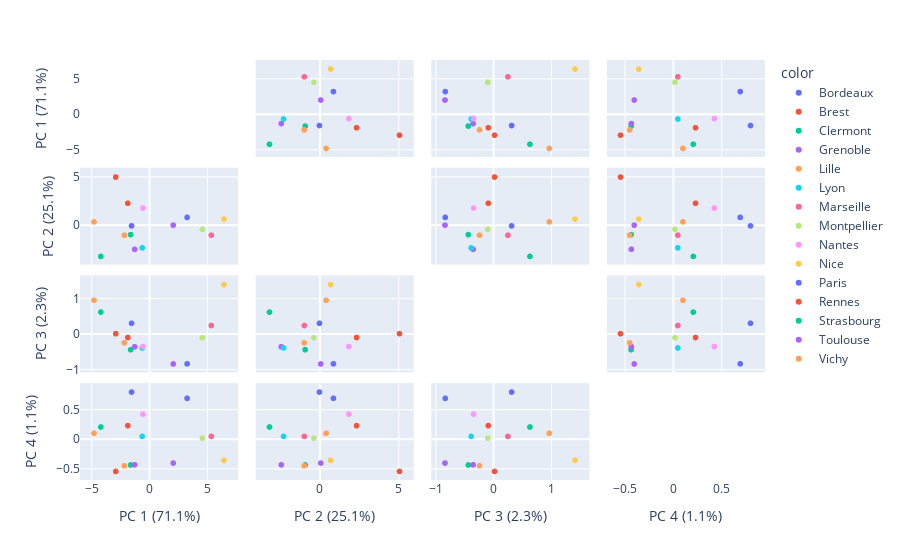

Here is the notebook cell this chart was saved with:
### Code cell
import plotly.express as px
from sklearn.decomposition import PCA

df = data_standarized
features = x_labels

pca = PCA()
components = pca.fit_transform(df[features])
labels = {
    str(i): f"PC {i+1} ({var:.1f}%)"
    for i, var in enumerate(pca.explained_variance_ratio_ * 100)
}

fig = px.scatter_matrix(
    components,
    labels=labels,
    dimensions=range(4),
    #text=principalComponentsDf['City']
    color=principalComponentsDf['City']
)
fig.update_traces(diagonal_visible=False)
fig.show()

### Figure 1 — Plotly figure (JSON) as saved in the notebook; plotly's stock layout.template omitted (floating-point values rounded to 4 significant figures)
{"data": [{"diagonal": {"visible": false}, "dimensions": [{"axis": {"matches": true}, "label": "PC 1 (71.1%)", "values": [3.25]}, {"axis": {"matches": true}, "label": "PC 2 (25.1%)", "values": [0.8633]}, {"axis": {"matches": true}, "label": "PC 3 (2.3%)", "values": [-0.8346]}, {"axis": {"matches": true}, "label": "PC 4 (1.1%)", "values": [0.6968]}], "hovertemplate": "color=Bordeaux<br>%{xaxis.title.text}=%{x}<br>%{yaxis.title.text}=%{y}<extra></extra>", "legendgroup": "Bordeaux", "marker": {"color": "#636efa", "symbol": "circle"}, "name": "Bordeaux", "showlegend": true, "type": "splom"}, {"diagonal": {"visible": false}, "dimensions": [{"axis": {"matches": true}, "label": "PC 1 (71.1%)", "values": [-2.92]}, {"axis": {"matches": true}, "label": "PC 2 (25.1%)", "values": [5.057]}, {"axis": {"matches": true}, "label": "PC 3 (2.3%)", "values": [0.02097]}, {"axis": {"matches": true}, "label": "PC 4 (1.1%)", "values": [-0.5418]}], "hovertemplate": "color=Brest<br>%{xaxis.title.text}=%{x}<br>%{yaxis.title.text}=%{y}<extra></extra>", "legendgroup": "Brest", "marker": {"color": "#EF553B", "symbol": "circle"}, "name": "Brest", "showlegend": true, "type": "splom"}, {"diagonal": {"visible": false}, "dimensions": [{"axis": {"matches": true}, "label": "PC 1 (71.1%)", "values": [-1.634]}, {"axis": {"matches": true}, "label": "PC 2 (25.1%)", "values": [-0.9283]}, {"axis": {"matches": true}, "label": "PC 3 (2.3%)", "values": [-0.4344]}, {"axis": {"matches": true}, "label": "PC 4 (1.1%)", "values": [-0.4323]}], "hovertemplate": "color=Clermont<br>%{xaxis.title.text}=%{x}<br>%{yaxis.title.text}=%{y}<extra></extra>", "legendgroup": "Clermont", "marker": {"color": "#00cc96", "symbol": "circle"}, "name": "Clermont", "showlegend": true, "type": "splom"}, {"diagonal": {"visible": false}, "dimensions": [{"axis": {"matches": true}, "label": "PC 1 (71.1%)", "values": [-1.282]}, {"axis": {"matches": true}, "label": "PC 2 (25.1%)", "values": [-2.449]}, {"axis": {"matches": true}, "label": "PC 3 (2.3%)", "values": [-0.3504]}, {"axis": {"matches": true}, "label": "PC 4 (1.1%)", "values": [-0.4294]}], "hovertemplate": "color=Grenoble<br>%{xaxis.title.text}=%{x}<br>%{yaxis.title.text}=%{y}<extra></extra>", "legendgroup": "Grenoble", "marker": {"color": "#ab63fa", "symbol": "circle"}, "name": "Grenoble", "showlegend": true, "type": "splom"}, {"diagonal": {"visible": false}, "dimensions": [{"axis": {"matches": true}, "label": "PC 1 (71.1%)", "values": [-4.799]}, {"axis": {"matches": true}, "label": "PC 2 (25.1%)", "values": [0.3979]}, {"axis": {"matches": true}, "label": "PC 3 (2.3%)", "values": [0.9696]}, {"axis": {"matches": true}, "label": "PC 4 (1.1%)", "values": [0.1045]}], "hovertemplate": "color=Lille<br>%{xaxis.title.text}=%{x}<br>%{yaxis.title.text}=%{y}<extra></extra>", "legendgroup": "Lille", "marker": {"color": "#FFA15A", "symbol": "circle"}, "name": "Lille", "showlegend": true, "type": "splom"}, {"diagonal": {"visible": false}, "dimensions": [{"axis": {"matches": true}, "label": "PC 1 (71.1%)", "values": [-0.6308]}, {"axis": {"matches": true}, "label": "PC 2 (25.1%)", "values": [-2.3]}, {"axis": {"matches": true}, "label": "PC 3 (2.3%)", "values": [-0.3848]}, {"axis": {"matches": true}, "label": "PC 4 (1.1%)", "values": [0.0516]}], "hovertemplate": "color=Lyon<br>%{xaxis.title.text}=%{x}<br>%{yaxis.title.text}=%{y}<extra></extra>", "legendgroup": "Lyon", "marker": {"color": "#19d3f3", "symbol": "circle"}, "name": "Lyon", "showlegend": true, "type": "splom"}, {"diagonal": {"visible": false}, "dimensions": [{"axis": {"matches": true}, "label": "PC 1 (71.1%)", "values": [5.34]}, {"axis": {"matches": true}, "label": "PC 2 (25.1%)", "values": [-0.9818]}, {"axis": {"matches": true}, "label": "PC 3 (2.3%)", "values": [0.253]}, {"axis": {"matches": true}, "label": "PC 4 (1.1%)", "values": [0.05136]}], "hovertemplate": "color=Marseille<br>%{xaxis.title.text}=%{x}<br>%{yaxis.title.text}=%{y}<extra></extra>", "legendgroup": "Marseille", "marker": {"color": "#FF6692", "symbol": "circle"}, "name": "Marseille", "showlegend": true, "type": "splom"}, {"diagonal": {"visible": false}, "dimensions": [{"axis": {"matches": true}, "label": "PC 1 (71.1%)", "values": [4.565]}, {"axis": {"matches": true}, "label": "PC 2 (25.1%)", "values": [-0.3787]}, {"axis": {"matches": true}, "label": "PC 3 (2.3%)", "values": [-0.09755]}, {"axis": {"matches": true}, "label": "PC 4 (1.1%)", "values": [0.02161]}], "hovertemplate": "color=Montpellier<br>%{xaxis.title.text}=%{x}<br>%{yaxis.title.text}=%{y}<extra></extra>", "legendgroup": "Montpellier", "marker": {"color": "#B6E880", "symbol": "circle"}, "name": "Montpellier", "showlegend": true, "type": "splom"}, {"diagonal": {"visible": false}, "dimensions": [{"axis": {"matches": true}, "label": "PC 1 (71.1%)", "values": [-0.5687]}, {"axis": {"matches": true}, "label": "PC 2 (25.1%)", "values": [1.838]}, {"axis": {"matches": true}, "label": "PC 3 (2.3%)", "values": [-0.3432]}, {"axis": {"matches": true}, "label": "PC 4 (1.1%)", "values": [0.4294]}], "hovertemplate": "color=Nantes<br>%{xaxis.title.text}=%{x}<br>%{yaxis.title.text}=%{y}<extra></extra>", "legendgroup": "Nantes", "marker": {"color": "#FF97FF", "symbol": "circle"}, "name": "Nantes", "showlegend": true, "type": "splom"}, {"diagonal": {"visible": false}, "dimensions": [{"axis": {"matches": true}, "label": "PC 1 (71.1%)", "values": [6.439]}, {"axis": {"matches": true}, "label": "PC 2 (25.1%)", "values": [0.688]}, {"axis": {"matches": true}, "label": "PC 3 (2.3%)", "values": [1.416]}, {"axis": {"matches": true}, "label": "PC 4 (1.1%)", "values": [-0.3532]}], "hovertemplate": "color=Nice<br>%{xaxis.title.text}=%{x}<br>%{yaxis.title.text}=%{y}<extra></extra>", "legendgroup": "Nice", "marker": {"color": "#FECB52", "symbol": "circle"}, "name": "Nice", "showlegend": true, "type": "splom"}, {"diagonal": {"visible": false}, "dimensions": [{"axis": {"matches": true}, "label": "PC 1 (71.1%)", "values": [-1.556]}, {"axis": {"matches": true}, "label": "PC 2 (25.1%)", "values": [-0.01991]}, {"axis": {"matches": true}, "label": "PC 3 (2.3%)", "values": [0.3165]}, {"axis": {"matches": true}, "label": "PC 4 (1.1%)", "values": [0.803]}], "hovertemplate": "color=Paris<br>%{xaxis.title.text}=%{x}<br>%{yaxis.title.text}=%{y}<extra></extra>", "legendgroup": "Paris", "marker": {"color": "#636efa", "symbol": "circle"}, "name": "Paris", "showlegend": true, "type": "splom"}, {"diagonal": {"visible": false}, "dimensions": [{"axis": {"matches": true}, "label": "PC 1 (71.1%)", "values": [-1.876]}, {"axis": {"matches": true}, "label": "PC 2 (25.1%)", "values": [2.332]}, {"axis": {"matches": true}, "label": "PC 3 (2.3%)", "values": [-0.08781]}, {"axis": {"matches": true}, "label": "PC 4 (1.1%)", "values": [0.2343]}], "hovertemplate": "color=Rennes<br>%{xaxis.title.text}=%{x}<br>%{yaxis.title.text}=%{y}<extra></extra>", "legendgroup": "Rennes", "marker": {"color": "#EF553B", "symbol": "circle"}, "name": "Rennes", "showlegend": true, "type": "splom"}, {"diagonal": {"visible": false}, "dimensions": [{"axis": {"matches": true}, "label": "PC 1 (71.1%)", "values": [-4.205]}, {"axis": {"matches": true}, "label": "PC 2 (25.1%)", "values": [-3.191]}, {"axis": {"matches": true}, "label": "PC 3 (2.3%)", "values": [0.6345]}, {"axis": {"matches": true}, "label": "PC 4 (1.1%)", "values": [0.2109]}], "hovertemplate": "color=Strasbourg<br>%{xaxis.title.text}=%{x}<br>%{yaxis.title.text}=%{y}<extra></extra>", "legendgroup": "Strasbourg", "marker": {"color": "#00cc96", "symbol": "circle"}, "name": "Strasbourg", "showlegend": true, "type": "splom"}, {"diagonal": {"visible": false}, "dimensions": [{"axis": {"matches": true}, "label": "PC 1 (71.1%)", "values": [2.051]}, {"axis": {"matches": true}, "label": "PC 2 (25.1%)", "values": [0.06039]}, {"axis": {"matches": true}, "label": "PC 3 (2.3%)", "values": [-0.8384]}, {"axis": {"matches": true}, "label": "PC 4 (1.1%)", "values": [-0.4001]}], "hovertemplate": "color=Toulouse<br>%{xaxis.title.text}=%{x}<br>%{yaxis.title.text}=%{y}<extra></extra>", "legendgroup": "Toulouse", "marker": {"color": "#ab63fa", "symbol": "circle"}, "name": "Toulouse", "showlegend": true, "type": "splom"}, {"diagonal": {"visible": false}, "dimensions": [{"axis": {"matches": true}, "label": "PC 1 (71.1%)", "values": [-2.176]}, {"axis": {"matches": true}, "label": "PC 2 (25.1%)", "values": [-0.9884]}, {"axis": {"matches": true}, "label": "PC 3 (2.3%)", "values": [-0.2394]}, {"axis": {"matches": true}, "label": "PC 4 (1.1%)", "values": [-0.4467]}], "hovertemplate": "color=Vichy<br>%{xaxis.title.text}=%{x}<br>%{yaxis.title.text}=%{y}<extra></extra>", "legendgroup": "Vichy", "marker": {"color": "#FFA15A", "symbol": "circle"}, "name": "Vichy", "showlegend": true, "type": "splom"}], "layout": {"dragmode": "select", "legend": {"title": {"text": "color"}, "tracegroupgap": 0}, "margin": {"t": 60}}}
